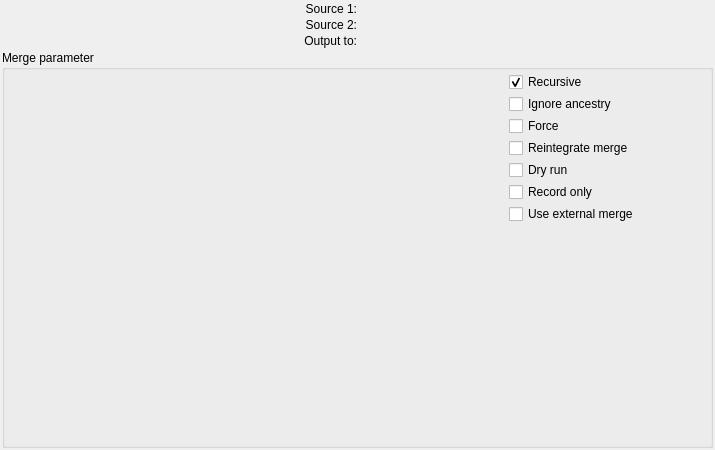
<?xml version="1.0" encoding="UTF-8"?>
<ui version="4.0">
 <class>MergeDlg</class>
 <widget class="QWidget" name="MergeDlg">
  <property name="geometry">
   <rect>
    <x>0</x>
    <y>0</y>
    <width>715</width>
    <height>450</height>
   </rect>
  </property>
  <property name="windowTitle">
   <string>MergeSettings</string>
  </property>
  <layout class="QVBoxLayout" name="verticalLayout_2">
   <item>
    <layout class="QGridLayout" name="gridLayout_2">
     <item row="0" column="0">
      <widget class="QLabel" name="m_SrcOneLabel">
       <property name="text">
        <string>Source 1:</string>
       </property>
       <property name="alignment">
        <set>Qt::AlignRight|Qt::AlignTrailing|Qt::AlignVCenter</set>
       </property>
       <property name="wordWrap">
        <bool>false</bool>
       </property>
      </widget>
     </item>
     <item row="0" column="1">
      <widget class="KUrlRequester" name="m_SrcOneInput"/>
     </item>
     <item row="1" column="0">
      <widget class="QLabel" name="m_SrcTwoLabel">
       <property name="text">
        <string>Source 2:</string>
       </property>
       <property name="alignment">
        <set>Qt::AlignRight|Qt::AlignTrailing|Qt::AlignVCenter</set>
       </property>
       <property name="wordWrap">
        <bool>false</bool>
       </property>
      </widget>
     </item>
     <item row="1" column="1">
      <widget class="KUrlRequester" name="m_SrcTwoInput"/>
     </item>
     <item row="2" column="0">
      <widget class="QLabel" name="m_OutLabel">
       <property name="text">
        <string>Output to:</string>
       </property>
       <property name="alignment">
        <set>Qt::AlignRight|Qt::AlignTrailing|Qt::AlignVCenter</set>
       </property>
       <property name="wordWrap">
        <bool>false</bool>
       </property>
      </widget>
     </item>
     <item row="2" column="1">
      <widget class="KUrlRequester" name="m_OutInput"/>
     </item>
    </layout>
   </item>
   <item>
    <widget class="QGroupBox" name="m_MergeParameter">
     <property name="title">
      <string>Merge parameter</string>
     </property>
     <layout class="QHBoxLayout" name="horizontalLayout">
      <item>
       <widget class="Rangeinput_impl" name="m_RangeInput" native="true">
        <property name="minimumSize">
         <size>
          <width>500</width>
          <height>300</height>
         </size>
        </property>
       </widget>
      </item>
      <item>
       <layout class="QVBoxLayout" name="verticalLayout">
        <item>
         <widget class="QCheckBox" name="m_RecursiveCheck">
          <property name="text">
           <string>Recursive</string>
          </property>
          <property name="shortcut">
           <string/>
          </property>
          <property name="checked">
           <bool>true</bool>
          </property>
         </widget>
        </item>
        <item>
         <widget class="QCheckBox" name="m_RelatedCheck">
          <property name="toolTip">
           <string>Handle unrelated as related items</string>
          </property>
          <property name="text">
           <string>Ignore ancestry</string>
          </property>
         </widget>
        </item>
        <item>
         <widget class="QCheckBox" name="m_ForceCheck">
          <property name="toolTip">
           <string>Force delete on modified/unversioned items</string>
          </property>
          <property name="text">
           <string>Force</string>
          </property>
          <property name="shortcut">
           <string/>
          </property>
         </widget>
        </item>
        <item>
         <widget class="QCheckBox" name="m_Reintegrate">
          <property name="toolTip">
           <string>lump-merge all of source URL's unmerged changes</string>
          </property>
          <property name="whatsThis">
           <string/>
          </property>
          <property name="text">
           <string>Reintegrate merge</string>
          </property>
         </widget>
        </item>
        <item>
         <widget class="QCheckBox" name="m_DryCheck">
          <property name="toolTip">
           <string>Just dry run without modifications</string>
          </property>
          <property name="text">
           <string>Dry run</string>
          </property>
          <property name="shortcut">
           <string/>
          </property>
         </widget>
        </item>
        <item>
         <widget class="QCheckBox" name="m_RecordOnly">
          <property name="toolTip">
           <string>Only write mergeinfo</string>
          </property>
          <property name="whatsThis">
           <string>The merge is not actually performed, but the mergeinfo for the revisions which would have been merged is recorded in the working copy</string>
          </property>
          <property name="text">
           <string>Record only</string>
          </property>
         </widget>
        </item>
        <item>
         <widget class="QCheckBox" name="m_useExternMerge">
          <property name="toolTip">
           <string>Use external merge not Subversion's merge</string>
          </property>
          <property name="text">
           <string>Use external merge</string>
          </property>
         </widget>
        </item>
        <item>
         <spacer name="verticalSpacer">
          <property name="orientation">
           <enum>Qt::Vertical</enum>
          </property>
          <property name="sizeHint" stdset="0">
           <size>
            <width>20</width>
            <height>40</height>
           </size>
          </property>
         </spacer>
        </item>
       </layout>
      </item>
     </layout>
    </widget>
   </item>
  </layout>
 </widget>
 <layoutdefault spacing="2" margin="2"/>
 <customwidgets>
  <customwidget>
   <class>KUrlRequester</class>
   <extends>QFrame</extends>
   <header>kurlrequester.h</header>
  </customwidget>
  <customwidget>
   <class>Rangeinput_impl</class>
   <extends>QWidget</extends>
   <header>rangeinput_impl.h</header>
  </customwidget>
 </customwidgets>
 <tabstops>
  <tabstop>m_SrcOneInput</tabstop>
  <tabstop>m_SrcTwoInput</tabstop>
  <tabstop>m_OutInput</tabstop>
  <tabstop>m_RecursiveCheck</tabstop>
  <tabstop>m_RelatedCheck</tabstop>
  <tabstop>m_ForceCheck</tabstop>
  <tabstop>m_Reintegrate</tabstop>
  <tabstop>m_DryCheck</tabstop>
  <tabstop>m_RecordOnly</tabstop>
  <tabstop>m_useExternMerge</tabstop>
 </tabstops>
 <includes>
  <include location="local">kurlrequester.h</include>
  <include location="local">klineedit.h</include>
  <include location="local">kpushbutton.h</include>
  <include location="local">kurlrequester.h</include>
  <include location="local">klineedit.h</include>
  <include location="local">kpushbutton.h</include>
  <include location="local">kurlrequester.h</include>
  <include location="local">klineedit.h</include>
  <include location="local">kpushbutton.h</include>
  <include location="local">rangeinput_impl.h</include>
 </includes>
 <resources/>
 <connections>
  <connection>
   <sender>m_useExternMerge</sender>
   <signal>toggled(bool)</signal>
   <receiver>MergeDlg</receiver>
   <slot>externDisplayToggled(bool)</slot>
   <hints>
    <hint type="sourcelabel">
     <x>693</x>
     <y>327</y>
    </hint>
    <hint type="destinationlabel">
     <x>20</x>
     <y>20</y>
    </hint>
   </hints>
  </connection>
  <connection>
   <sender>m_RecordOnly</sender>
   <signal>toggled(bool)</signal>
   <receiver>MergeDlg</receiver>
   <slot>recordOnlyToggled(bool)</slot>
   <hints>
    <hint type="sourcelabel">
     <x>693</x>
     <y>298</y>
    </hint>
    <hint type="destinationlabel">
     <x>684</x>
     <y>436</y>
    </hint>
   </hints>
  </connection>
  <connection>
   <sender>m_Reintegrate</sender>
   <signal>toggled(bool)</signal>
   <receiver>MergeDlg</receiver>
   <slot>reintegrateToggled(bool)</slot>
   <hints>
    <hint type="sourcelabel">
     <x>561</x>
     <y>228</y>
    </hint>
    <hint type="destinationlabel">
     <x>715</x>
     <y>438</y>
    </hint>
   </hints>
  </connection>
 </connections>
 <slots>
  <slot>recordOnlyToggled(bool)</slot>
  <slot>reintegrateToggled(bool)</slot>
 </slots>
</ui>
